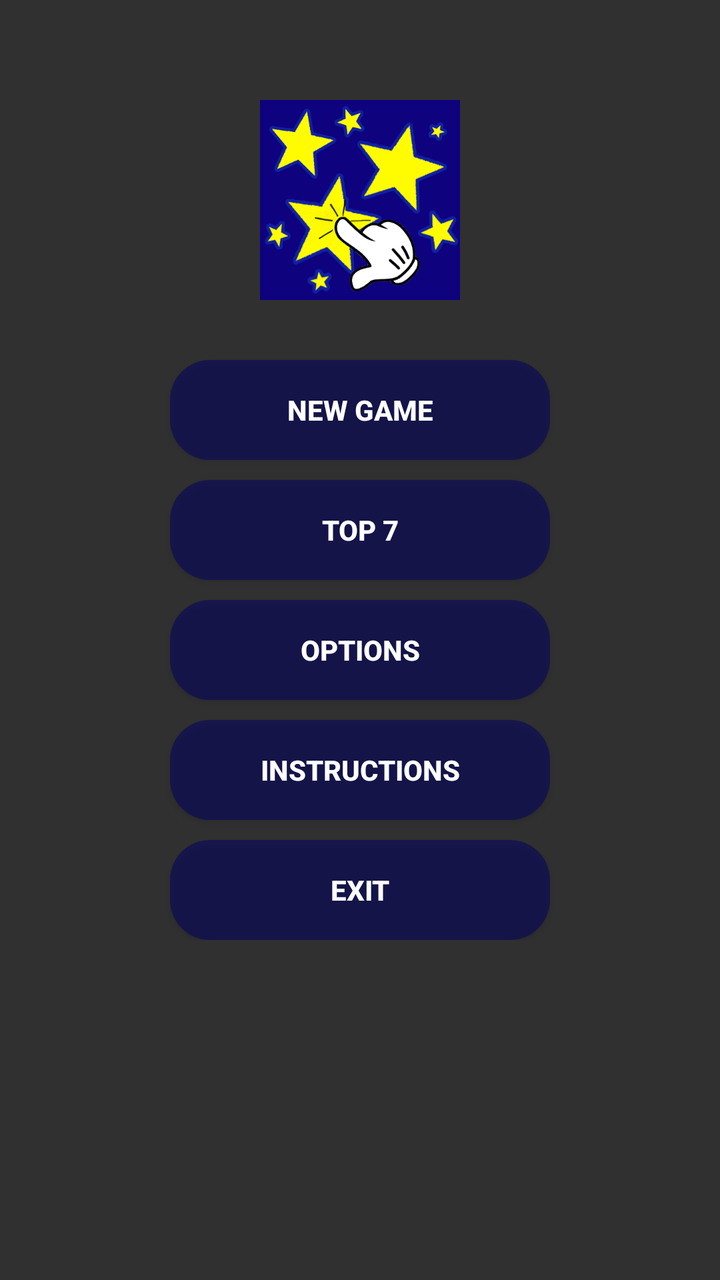
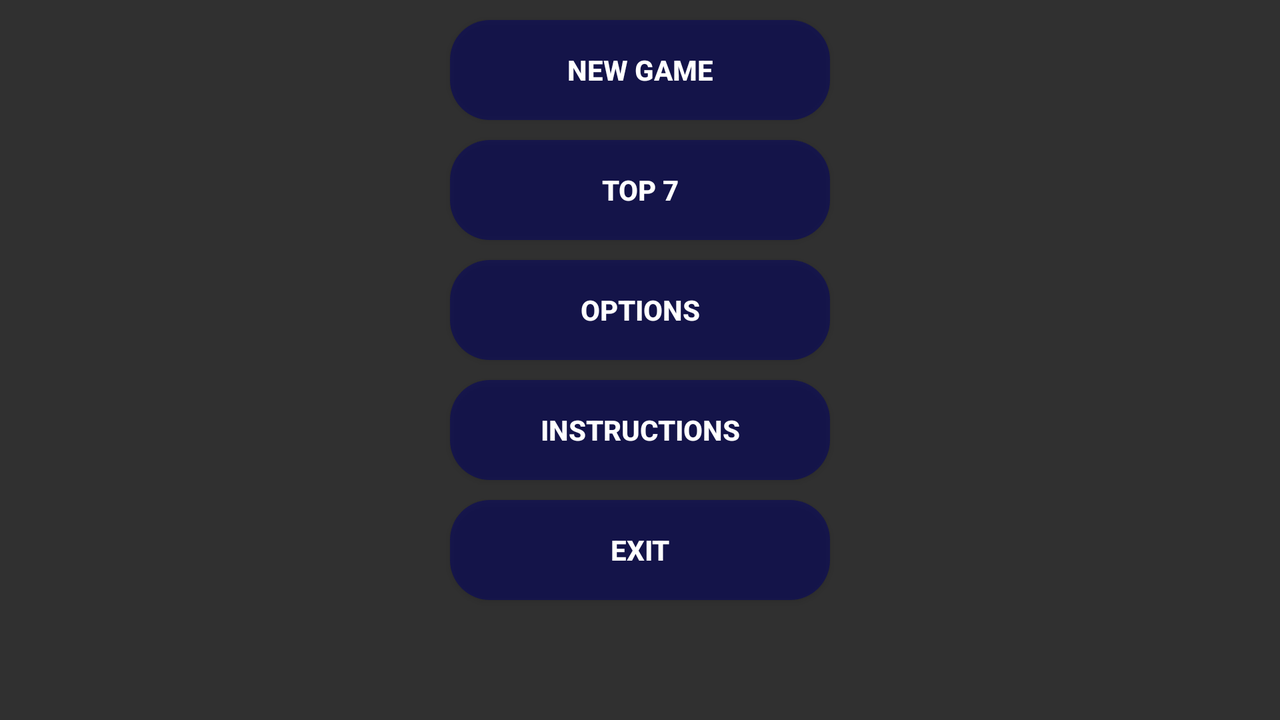

First picture: res/layout/ on a phone held upright. Second picture: the repository's own variant of that layout, on a device whose configuration matches the variant's folder. Source for both follows.
<!-- AndroidManifest.xml: application theme Theme.AppCompat.NoActionBar -->
<!-- res/layout/main_menu_layout.xml -->
<?xml version="1.0" encoding="utf-8"?>
<ScrollView xmlns:android="http://schemas.android.com/apk/res/android"
    android:layout_width="match_parent"
    android:layout_height="match_parent"
    android:background="@drawable/kosmos">

    <androidx.constraintlayout.widget.ConstraintLayout xmlns:app="http://schemas.android.com/apk/res-auto"
        xmlns:tools="http://schemas.android.com/tools"
        android:layout_width="match_parent"
        android:layout_height="wrap_content"
        tools:context=".view.MainMenuActivity">

        <ImageView
            android:id="@+id/bigStar"
            android:layout_width="@dimen/star_size"
            android:layout_height="@dimen/star_size"
            android:layout_marginTop="@dimen/star_margin"
            android:contentDescription="@string/app_name"
            android:src="@drawable/touch_star_logo"
            app:layout_constraintEnd_toEndOf="parent"
            app:layout_constraintStart_toStartOf="parent"
            app:layout_constraintTop_toTopOf="parent" />

        <Button
            android:id="@+id/newgame"
            style="@style/ButtonMenu"
            android:layout_marginTop="@dimen/button_star_distance"
            android:onClick="menuOptionsListener"
            android:text="@string/new_game"
            app:layout_constraintEnd_toEndOf="parent"
            app:layout_constraintStart_toStartOf="parent"
            app:layout_constraintTop_toBottomOf="@id/bigStar" />

        <Button
            android:id="@+id/topScore"
            style="@style/ButtonMenu"
            android:onClick="menuOptionsListener"
            android:text="@string/top_score"
            app:layout_constraintEnd_toEndOf="parent"
            app:layout_constraintStart_toStartOf="parent"
            app:layout_constraintTop_toBottomOf="@id/newgame" />

        <Button
            android:id="@+id/options"
            style="@style/ButtonMenu"
            android:onClick="menuOptionsListener"
            android:text="@string/options"
            app:layout_constraintEnd_toEndOf="parent"
            app:layout_constraintStart_toStartOf="parent"
            app:layout_constraintTop_toBottomOf="@id/topScore" />

        <Button
            android:id="@+id/instruction"
            style="@style/ButtonMenu"
            android:onClick="menuOptionsListener"
            android:text="@string/instructions"
            app:layout_constraintEnd_toEndOf="parent"
            app:layout_constraintStart_toStartOf="parent"
            app:layout_constraintTop_toBottomOf="@id/options" />

        <Button
            android:id="@+id/exit"
            style="@style/ButtonMenu"
            android:onClick="menuOptionsListener"
            android:text="@string/exit"
            app:layout_constraintEnd_toEndOf="parent"
            app:layout_constraintStart_toStartOf="parent"
            app:layout_constraintTop_toBottomOf="@id/instruction" />

    </androidx.constraintlayout.widget.ConstraintLayout>
</ScrollView>
<!-- resources referenced by this layout -->
<resources>
  <dimen name="button_star_distance">30dp</dimen>
  <dimen name="star_margin">50dp</dimen>
  <dimen name="star_size">100dp</dimen>
  <!-- drawable touch_star_logo: png bitmap (drawable, 62931 bytes) -->
  <string name="app_name">Touch Star</string>
  <string name="exit">EXIT</string>
  <string name="instructions">INSTRUCTIONS</string>
  <string name="new_game">NEW GAME</string>
  <string name="options">OPTIONS</string>
  <string name="top_score">TOP 7</string>
  <style name="ButtonMenu">
          <item name="android:textColor">@android:color/white</item>
          <item name="android:textStyle">bold</item>
          <item name="android:layout_width">@dimen/main_menu_button_width</item>
          <item name="android:layout_height">@dimen/main_menu_button_height</item>
          <item name="android:layout_marginTop">@dimen/main_menu_button_margin_top</item>
          <item name="android:background">@drawable/menu_button</item>
      </style>
  <dimen name="main_menu_button_width">190dp</dimen>
  <dimen name="main_menu_button_height">50dp</dimen>
  <dimen name="main_menu_button_margin_top">10dp</dimen>
  <!-- drawable menu_button (drawable) -->
  <?xml version="1.0" encoding="utf-8"?>
  <shape xmlns:android="http://schemas.android.com/apk/res/android">
  <solid android:color="@color/buttonColorHalfTransparent"/>
      <corners android:radius="20dp" />
  </shape>
  <color name="buttonColorHalfTransparent">#95060660</color>
</resources>
<!-- res/layout-land/main_menu_layout.xml (the repository's variant of the layout above) -->
<!-- drawn on the phone turned sideways -->
<?xml version="1.0" encoding="utf-8"?>
<androidx.constraintlayout.widget.ConstraintLayout xmlns:android="http://schemas.android.com/apk/res/android"
    xmlns:app="http://schemas.android.com/apk/res-auto"
    xmlns:tools="http://schemas.android.com/tools"
    android:layout_width="match_parent"
    android:layout_height="match_parent"
    android:background="@drawable/background"
    tools:context=".view.MainMenuActivity">

    <Button
        android:id="@+id/newgame"
        style="@style/ButtonMenu"
        android:onClick="menuOptionsListener"
        android:text="@string/new_game"
        app:layout_constraintEnd_toEndOf="parent"
        app:layout_constraintHeight_percent="0.5"
        app:layout_constraintStart_toStartOf="parent"
        app:layout_constraintTop_toTopOf="parent" />

    <Button
        android:id="@+id/topScore"
        style="@style/ButtonMenu"
        android:onClick="menuOptionsListener"
        android:text="@string/top_score"
        app:layout_constraintEnd_toEndOf="parent"
        app:layout_constraintStart_toStartOf="parent"
        app:layout_constraintTop_toBottomOf="@id/newgame" />

    <Button
        android:id="@+id/options"
        style="@style/ButtonMenu"
        android:onClick="menuOptionsListener"
        android:text="@string/options"
        app:layout_constraintEnd_toEndOf="parent"
        app:layout_constraintStart_toStartOf="parent"
        app:layout_constraintTop_toBottomOf="@id/topScore" />

    <Button
        android:id="@+id/instruction"
        style="@style/ButtonMenu"
        android:onClick="menuOptionsListener"
        android:text="@string/instructions"
        app:layout_constraintEnd_toEndOf="parent"
        app:layout_constraintStart_toStartOf="parent"
        app:layout_constraintTop_toBottomOf="@id/options" />

    <Button
        android:id="@+id/exit"
        style="@style/ButtonMenu"
        android:onClick="menuOptionsListener"
        android:text="@string/exit"
        app:layout_constraintEnd_toEndOf="parent"
        app:layout_constraintStart_toStartOf="parent"
        app:layout_constraintTop_toBottomOf="@id/instruction" />

</androidx.constraintlayout.widget.ConstraintLayout>
<!-- resources referenced by the variant -->
<!-- as the phone turned sideways resolves them -->
<resources>
  <string name="exit">EXIT</string>
  <string name="instructions">INSTRUCTIONS</string>
  <string name="new_game">NEW GAME</string>
  <string name="options">OPTIONS</string>
  <string name="top_score">TOP 7</string>
  <style name="ButtonMenu">
          <item name="android:textColor">@android:color/white</item>
          <item name="android:textStyle">bold</item>
          <item name="android:layout_width">@dimen/main_menu_button_width</item>
          <item name="android:layout_height">@dimen/main_menu_button_height</item>
          <item name="android:layout_marginTop">@dimen/main_menu_button_margin_top</item>
          <item name="android:background">@drawable/menu_button</item>
      </style>
  <dimen name="main_menu_button_width">190dp</dimen>
  <dimen name="main_menu_button_height">50dp</dimen>
  <dimen name="main_menu_button_margin_top">10dp</dimen>
  <!-- drawable menu_button (drawable) -->
  <?xml version="1.0" encoding="utf-8"?>
  <shape xmlns:android="http://schemas.android.com/apk/res/android">
  <solid android:color="@color/buttonColorHalfTransparent"/>
      <corners android:radius="20dp" />
  </shape>
  <color name="buttonColorHalfTransparent">#95060660</color>
</resources>
